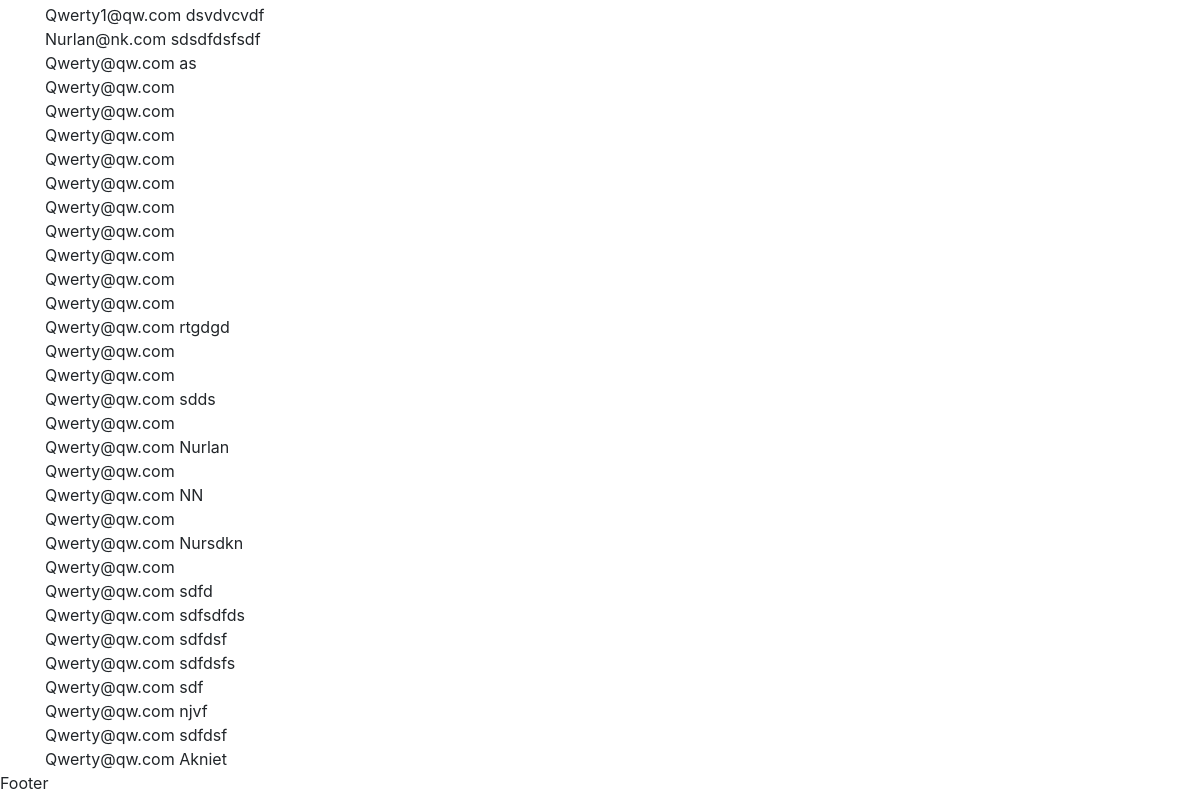
The page /product/ar-15-5-56-nato-semi-auto-rifle (signed in, lower part) on the database as committed earlier.
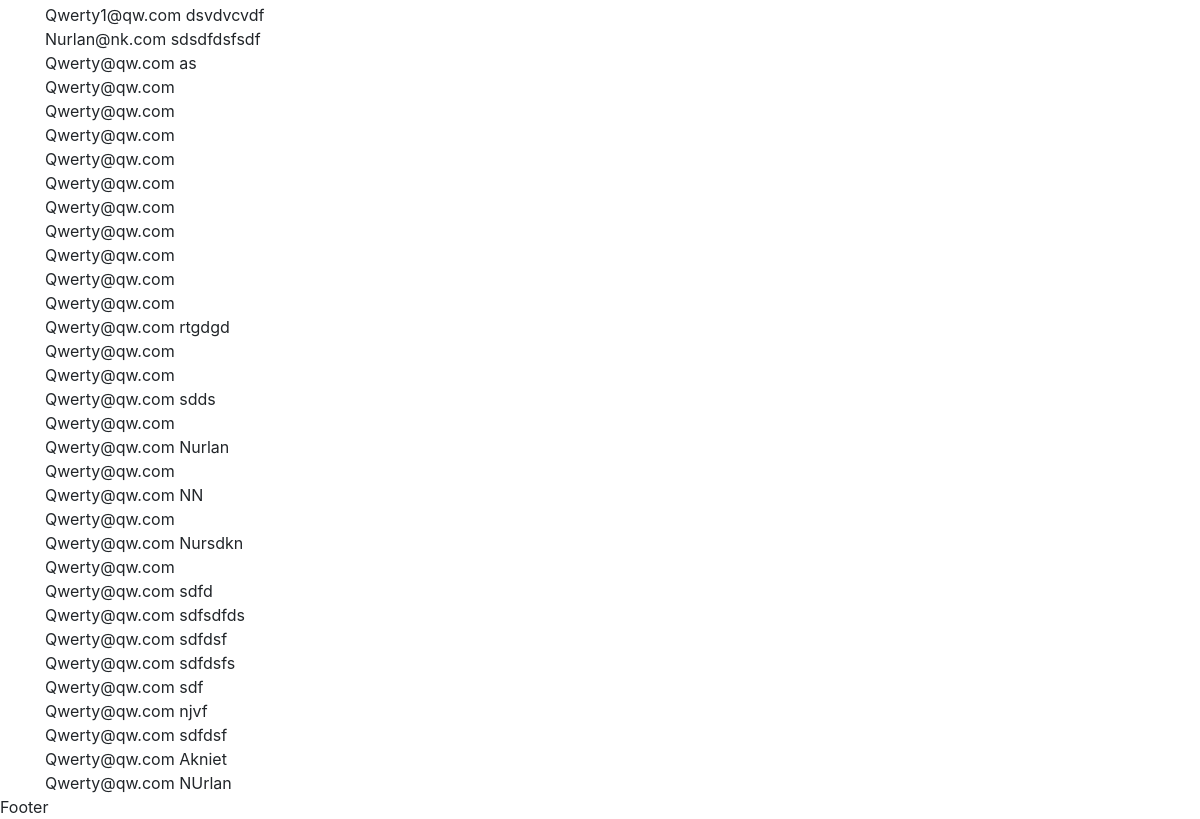
The same page on the database as committed later.
### products/models.py (models this page shows, shortened)
class Comment(models.Model):
    comment_author = models.ForeignKey(User, on_delete=models.CASCADE, null=True, default=None, blank=True)
    comment_text = models.TextField()
    created = models.DateTimeField(auto_now_add=True, auto_now=False)
    updated = models.DateTimeField(auto_now_add=False, auto_now=True)
    comment_product = models.ForeignKey(Product, on_delete=models.CASCADE, null=True, default=None, blank=True)

### auth_reg/models.py (models this page shows, shortened)
class User(models.Model):
	login = models.EmailField()
	password = models.CharField(max_length=100)
	first_name = models.CharField(max_length=100, blank=True)
	second_name = models.CharField(max_length=100, blank=True)

### auth_reg/views.py (the view, shortened to what this page needs)
# urls.py: path('product/<slug:slug>', views.product, name='product'),
def product(request, slug):
    product = ProductImage.objects.get(product__slug=slug, main=True).product
    image = ProductImage.objects.get(product__slug=slug, main=True).image
    images = ProductImage.objects.filter(product__slug=slug)
    print(images)
    form = CommentForm(request.POST or None)
    if request.session.get('login', False):
        auth = request.session['login']
        comments = Comment.objects.filter(comment_product__slug=slug)
    return render(request, 'auth_reg/product.html', locals())

### products/models.py (called while the page is built)
    def __str__(self):
        return '%s' % (self.name)

    def __str__(self):
        return '%s %s' % (self.name, self.price)

    def __str__(self):
        return 'id=%s name=%s main=%s' % (self.id, self.product, self.main)

### templates/auth_reg/product.html (shortened to what this page needs)
{% extends 'base.html' %}
{% load static %}
{% block head %}
    <link rel="stylesheet" href="{% static 'static/product.css' %}">
{% endblock head %}
{% block content %}
    <div class="container main">
        {% if product %}
            <br>
            {% if auth %}
                {% for i in comments %}
                    <div>
                        {{ i.comment_author.login }}
                        {{ i.comment_text }}
                    </div>
                {% endfor %}
            {% else %}
                Auth or regist
                <br>
                <a href="{% url 'auth' %}">Sign in</a>
                <a href="{% url 'reg' %}">Sign up</a>
            {% endif %}
        {% endif %}
    </div>
{% endblock content %}

Rows that differ between the two databases and show on the page:
added Comment: comment_author.login "Qwerty@qw.com", comment_text "NUrlan"
